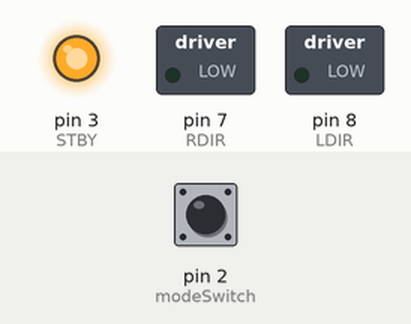
The sketch below on a simulated Arduino Uno, built with avr-gcc and run on an emulated ATmega328P. Parts: switched loads named in the sketch (green lamp = pin HIGH), output pins drawn as LEDs (lit = HIGH). The test bench sets the inputs (shaded band); at power-on: pin 2 (modeSwitch) LOW. Pins used as bus, display or sensor lines are not drawn.

Above: at 0.1 s.
At 4.1 s:
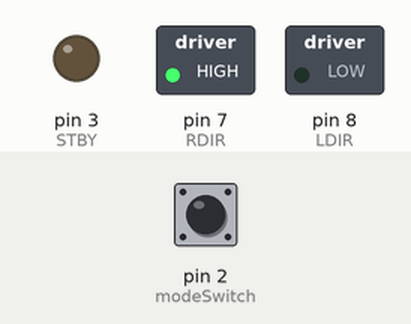
At 10.1 s:
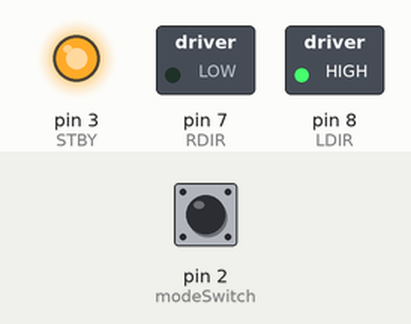
At 19.1 s:
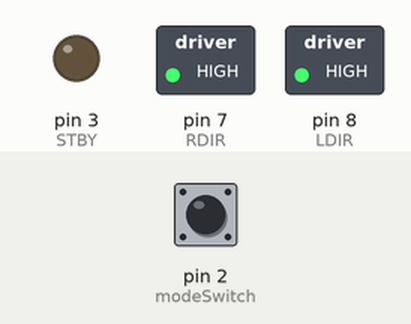
At 26.1 s:
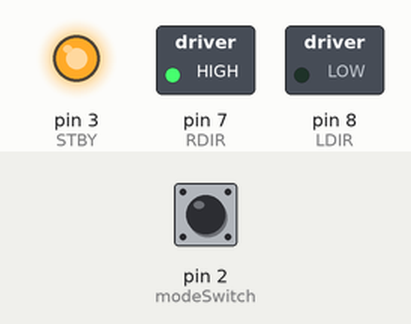
At 36.1 s:
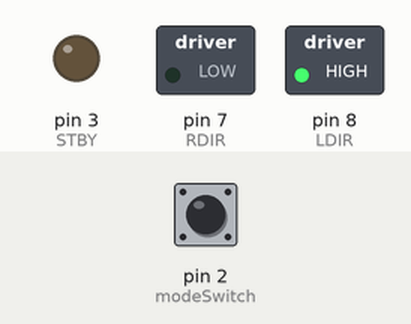
Timing chart, 0 to 39.5 s (numbered marks = the images above):
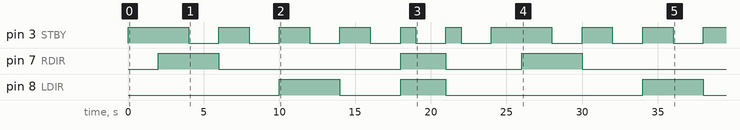

Measured:
- by itself, pin 3 (STBY): HIGH → LOW at 4.0 s, → HIGH 2.0 s later, → LOW 2.0 s later, → HIGH 2.0 s later, … (18 changes in this stretch)
- by itself, pin 7 (RDIR): goes HIGH 4.0 s, LOW 12.0 s, HIGH 3.0 s, LOW 5.0 s, HIGH 4.0 s, then LOW
- by itself, pin 8 (LDIR): goes HIGH 4.0 s, LOW 4.0 s, HIGH 3.0 s, LOW 13.0 s, HIGH 4.0 s, then LOW

The sketch:

driving_motors.ino
```cpp
/*  driving_motors
 *   Declan Clifford- Johnson, 2024
 *   Part Four of AMRC STEM Robot Tutorial
    Adapted from Martin Hebel, 2023- https://www.selmaware.com/

(RPower (Right power))
(LPower (Left power))
(RDIR (Right Direction))
(LDIR (Left Direction))

    Code to test the motors on the Elegoo Robot Car 4

    Download, disconnect cable, place on floor with room to drive
    (about 4 feet clearance in all directions)
    Press the mode button, wait 2 seconds for it to begin
*/

// define IO pin
#define RPower  5     // Controls power to right motor (RPower (Right power))PWMA
#define LPower  6     // Controls power to left motor (LPower (Left power))PWMB
#define RDIR   7     // Controls direction of right motor, HIGH = FORWARD, LOW = REVERSE (RDIR (Right Direction))AIN
#define LDIR   8     // Controls direction of left motor, HIGH = FORWARD, LOW = REVERSE (LDIR (Left Direction))BIN
#define STBY  3     // Place H-Bridge in standby if LOW, Run if HIGH

#define modeSwitch 2 // Mode Switch input
//initialize the car
void setup() {
  pinMode(RPower, OUTPUT);     //set IO pin mode OUTPUT
  pinMode(LPower, OUTPUT);
  pinMode(LDIR, OUTPUT);
  pinMode(RDIR, OUTPUT);
  pinMode(STBY, OUTPUT);
  digitalWrite(RPower, LOW);   // Fully Off
  digitalWrite(STBY, HIGH);  //Enable Motors to run

}

//main loop
void loop() {
  while (digitalRead(modeSwitch) == 1)  // wait for mode switch to be pressed (go to 0)
    ;  // Do nothing

  delay(2000);

  // RIGHT WHEELS
  // Drive Right Wheels forward for 2 second
  digitalWrite(RDIR, HIGH);    // Forward direction
  digitalWrite(RPower, HIGH);   // Full power
  delay(2000);                //delay 2000mS

  // Stop for 2 seconds
  stopTime(2000);

  // Drive Right Wheels Backwards for 2 second
  digitalWrite(RDIR, LOW);    // Backwards direction
  digitalWrite(RPower, HIGH);  // Full power
  delay(2000);               //delay 2000mS

  // Stop for 2 seconds
  stopTime(2000);

  // Turn off Right Motor's Power
  digitalWrite(RPower, LOW);

  // DRIVE LEFT WHEELS
  // Drive LEFT Wheels forward for 2 second
  digitalWrite(LDIR, HIGH);    // Forward direction
  digitalWrite(LPower, HIGH);   // Full power
  delay(2000);              //delay 2000mS

  // Stop for 2 seconds
  stopTime(2000);

  // Drive Left Wheels Backwards for 2 second
  digitalWrite(LDIR, LOW);    // Forward direction
  digitalWrite(LPower, HIGH);  // Full power
  delay(2000);               //delay 2000mS

  // Stop for 2 seconds
  stopTime(2000);

  // Drive car Forward for 1 second
  digitalWrite(RDIR, HIGH);    // Forward direction on Right
  digitalWrite(LDIR, HIGH);    // Forward direction on Left
  digitalWrite(RPower, HIGH);   // Full power on Right
  digitalWrite(LPower, HIGH);   // Full power on Left
  delay(1000);              //delay 2000mS

  // stop for 2 seconds
  stopTime(2000);

  // Drive car Backwards for 1 second1
  digitalWrite(RDIR, LOW);    // Reverse direction on Right
  digitalWrite(LDIR, LOW);    // Reverse direction on Left
  delay(1000);

  // stop for 2 seconds
  stopTime(2000);

  // All motor power off
  digitalWrite(RPower, LOW);   // No power on Right
  digitalWrite(LPower, LOW);   // No power on Left
}

// Function - accepts the time in milli-Seconds to go into standby for
void stopTime(int mS){
  digitalWrite(STBY, LOW);   // Go into standby
  delay(mS);                //  Wait defined time
  digitalWrite(STBY, HIGH);  //  Come out of standby
}
```
